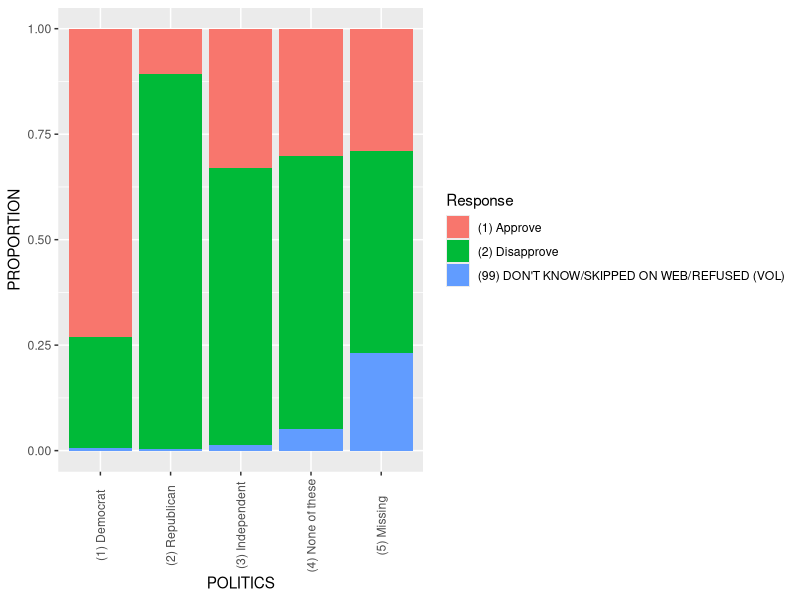
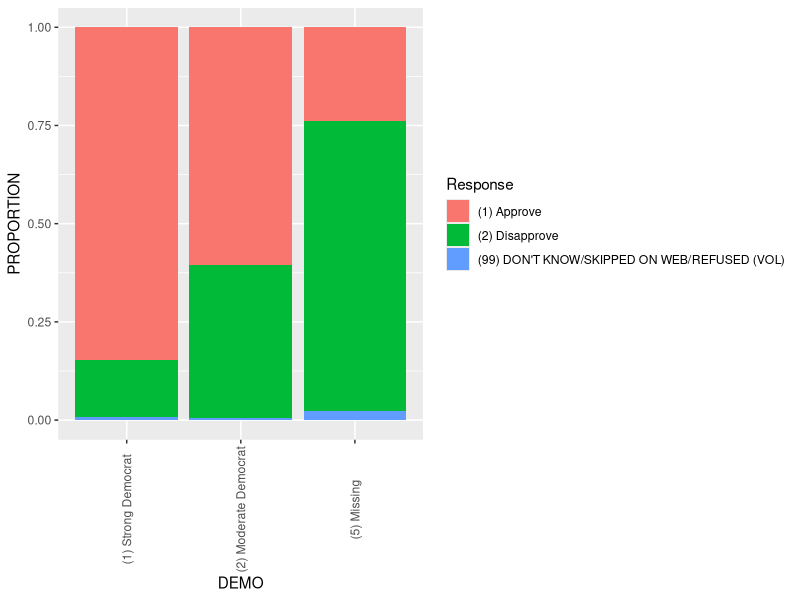
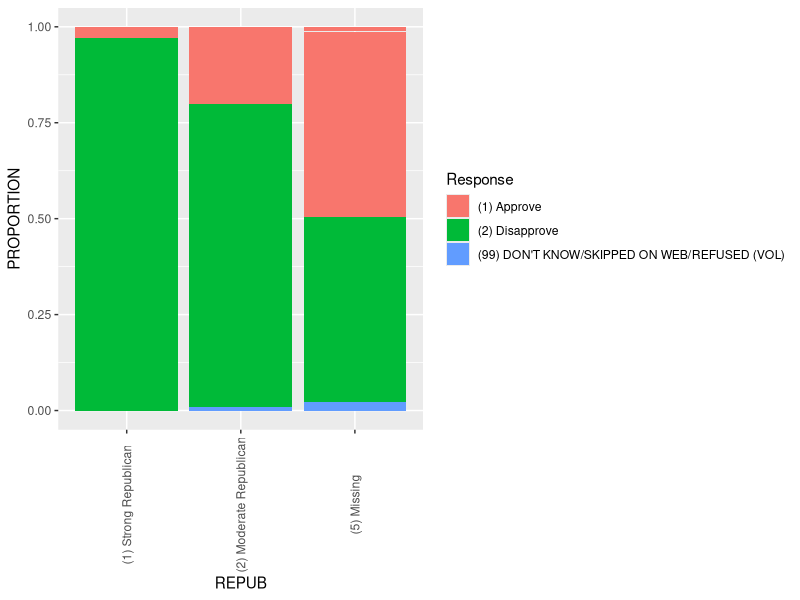
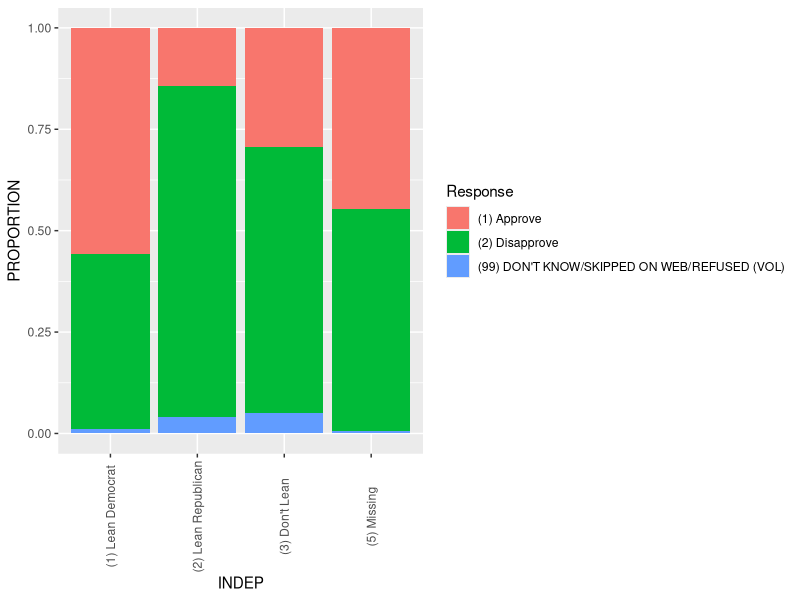
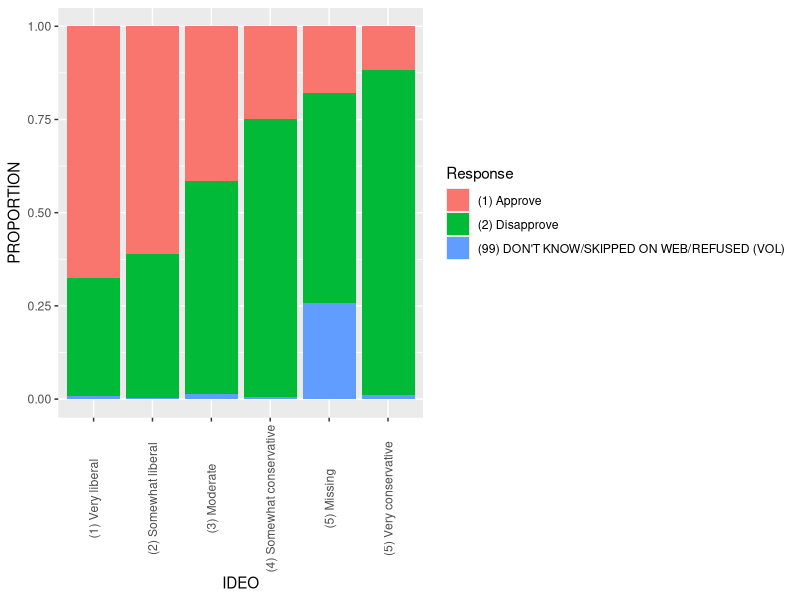
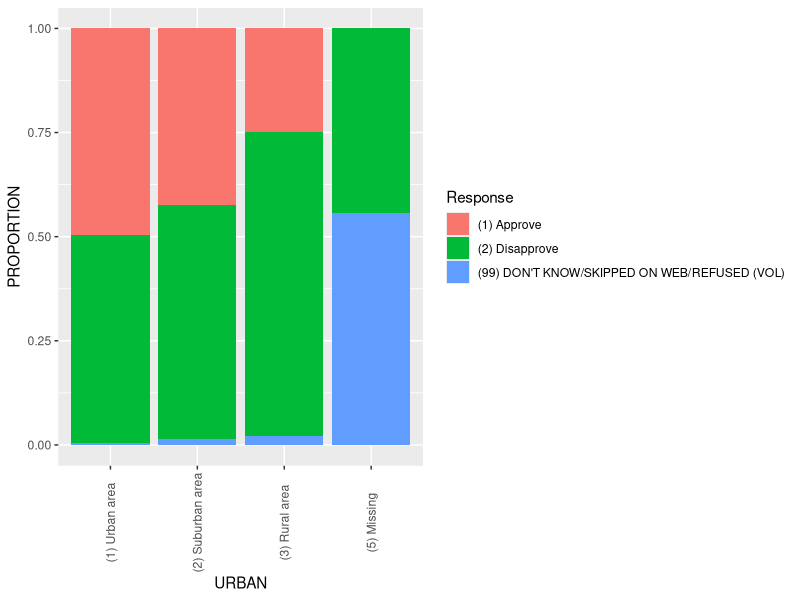
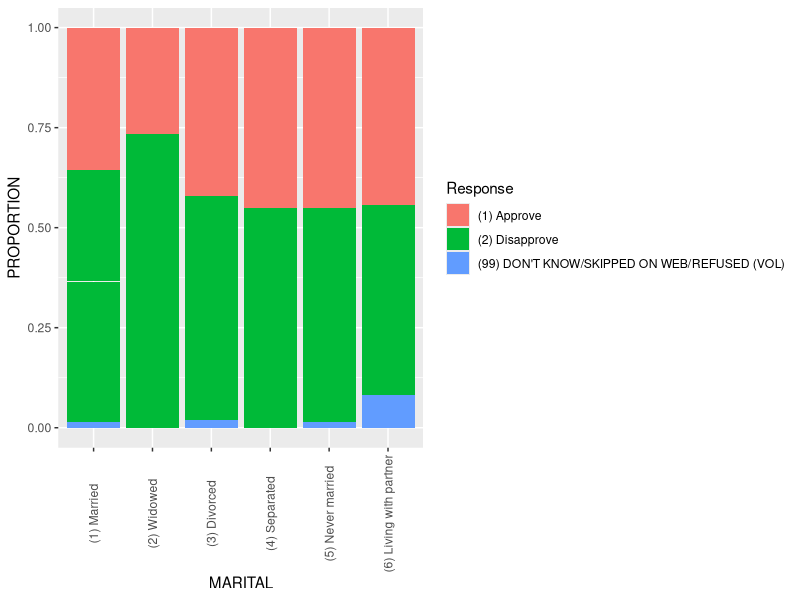
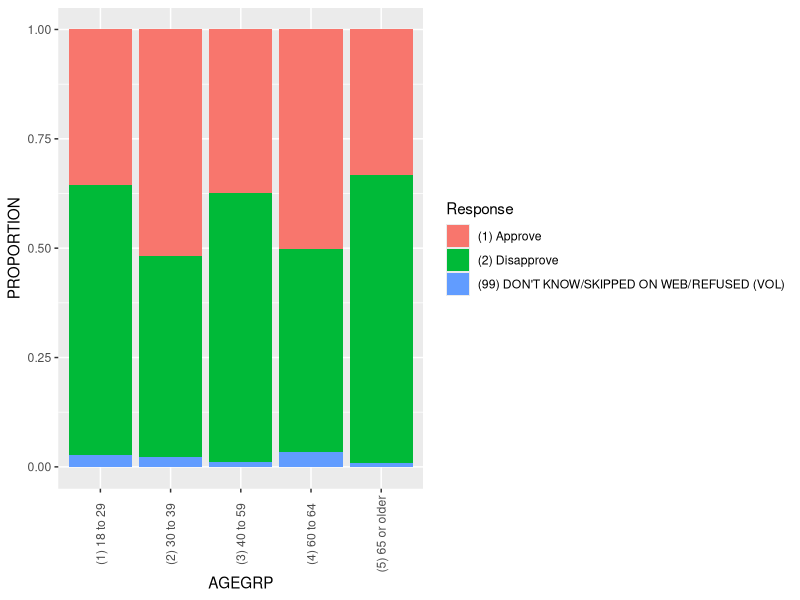

Reproduce these figures in R, in order.
library(survey)
library(tidyverse)
library(dplyr)
library(ggplot2)
library(data.table)
`%nin%` <- Negate(`%in%`)

setwd("/Users/yehyland/iCloud Drive (Archive)/Desktop/RPK/githublink/y2025/y2025")

df <- read.csv("APNORC_june2021_PUF.csv")

methodological <- c("SU_ID","FINALWT")
variables <- c("POLITICS","DEMO","REPUB","INDEP","IDEO","URBAN","MARITAL","AGEGRP","EDUCATION","RACETH","GENDER","HHINCOME","EMPSTATUS","CENSUS_REGION","SURV_MODE","SURV_LANG")
questions <- colnames(df)[!(colnames(df) %in% variables)&!(colnames(df) %in% methodological)&colnames(df)!="STATE"]

question <- c("CURY2D")

lapply(question,function(question) {
  
    for (varx in variables) {
      print(varx)
      print(
        ggplot(df, aes(fill=df[[question]], y = FINALWT, x = ifelse(df[[varx]] == toupper(df[[varx]]), "(5) Missing", df[[varx]]))) +
          geom_bar(position = "fill", stat = "identity") +
          theme(axis.text.x = element_text(angle = 90, vjust = 0.5)) +
          #coord_flip() +
          labs(x = paste(varx), y = "PROPORTION", fill = "Response") 
      )
    }
})
